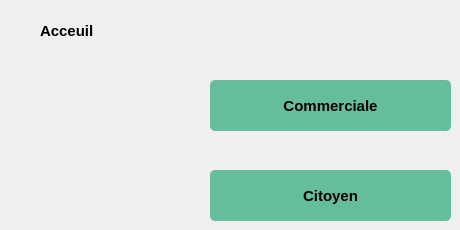
   <widget class="QWidget" name="Page1">
    <widget class="QLabel" name="label_3">
     <property name="geometry">
      <rect>
       <x>40</x>
       <y>20</y>
       <width>61</width>
       <height>21</height>
      </rect>
     </property>
     <property name="font">
      <font>
       <pointsize>11</pointsize>
       <weight>75</weight>
       <bold>true</bold>
      </font>
     </property>
     <property name="text">
      <string>Acceuil</string>
     </property>
    </widget>
    <widget class="QPushButton" name="pushButton_11">
     <property name="geometry">
      <rect>
       <x>210</x>
       <y>80</y>
       <width>241</width>
       <height>51</height>
      </rect>
     </property>
     <property name="font">
      <font>
       <pointsize>11</pointsize>
       <weight>75</weight>
       <bold>true</bold>
      </font>
     </property>
     <property name="styleSheet">
      <string notr="true">QPushButton {
padding: 5px;
border-radius: 5px;
background-color:rgb(101, 190, 155);
font-weight: bold;
}
QPushButton:hover
{
color :white;
}</string>
     </property>
     <property name="text">
      <string>Commerciale</string>
     </property>
    </widget>
    <widget class="QPushButton" name="pushButton_12">
     <property name="geometry">
      <rect>
       <x>210</x>
       <y>170</y>
       <width>241</width>
       <height>51</height>
      </rect>
     </property>
     <property name="font">
      <font>
       <pointsize>11</pointsize>
       <weight>75</weight>
       <bold>true</bold>
      </font>
     </property>
     <property name="styleSheet">
      <string notr="true">QPushButton {
padding: 5px;
border-radius: 5px;
background-color:rgb(101, 190, 155);
font-weight: bold;
}
QPushButton:hover
{
color :white;
}</string>
     </property>
     <property name="text">
      <string>Citoyen</string>
     </property>
    </widget>
   </widget>
